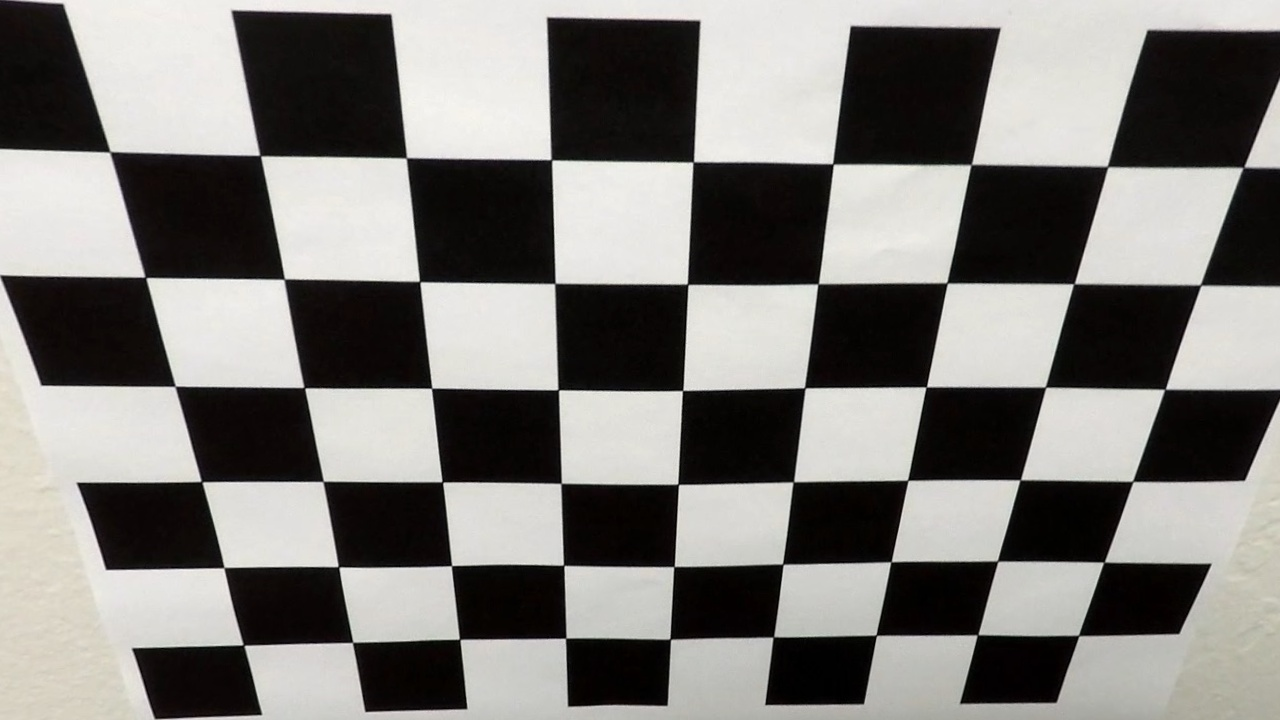
#> input picture Zadatak/test_images/test1.jpg, 1280 x 720 px, given in place of lane_lines_image.jpg, which was not available
$ python example7.py
#> lines starting #> are read from the running program, lines starting #| are printed output that depends on the picture; after the words box and inside, x2 and y2 are one past the last pixel; in counts of white or black regions, pixels touching at a corner belong together; pictures that were not available may be replaced by others from this repository, and a replacement may not be noted
### example6.py
import cv2
import numpy as np

def detect_lane_pixels_and_fit_poly(binary_warped):
    """
    Detektuje piksele traka i fituje polinome za leve i desne granice traka.
    """
    histogram = np.sum(binary_warped[binary_warped.shape[0] // 2:, :], axis=0)
    midpoint = histogram.shape[0] // 2
    leftx_base = np.argmax(histogram[:midpoint])
    rightx_base = np.argmax(histogram[midpoint:]) + midpoint

    nwindows = 9
    margin = 100
    minpix = 50
    window_height = binary_warped.shape[0] // nwindows
    nonzero = binary_warped.nonzero()
    nonzeroy = np.array(nonzero[0])
    nonzerox = np.array(nonzero[1])

    leftx_current = leftx_base
    rightx_current = rightx_base

    left_lane_inds = []
    right_lane_inds = []

    for window in range(nwindows):
        win_y_low = binary_warped.shape[0] - (window + 1) * window_height
        win_y_high = binary_warped.shape[0] - window * window_height
        win_xleft_low = leftx_current - margin
        win_xleft_high = leftx_current + margin
        win_xright_low = rightx_current - margin
        win_xright_high = rightx_current + margin

        good_left_inds = ((nonzeroy >= win_y_low) & (nonzeroy < win_y_high) &
                          (nonzerox >= win_xleft_low) & (nonzerox < win_xleft_high)).nonzero()[0]
        good_right_inds = ((nonzeroy >= win_y_low) & (nonzeroy < win_y_high) &
                           (nonzerox >= win_xright_low) & (nonzerox < win_xright_high)).nonzero()[0]

        left_lane_inds.append(good_left_inds)
        right_lane_inds.append(good_right_inds)

        if len(good_left_inds) > minpix:
            leftx_current = int(np.mean(nonzerox[good_left_inds]))
        if len(good_right_inds) > minpix:
            rightx_current = int(np.mean(nonzerox[good_right_inds]))

    left_lane_inds = np.concatenate(left_lane_inds)
    right_lane_inds = np.concatenate(right_lane_inds)

    leftx = nonzerox[left_lane_inds]
    lefty = nonzeroy[left_lane_inds]
    rightx = nonzerox[right_lane_inds]
    righty = nonzeroy[right_lane_inds]

    left_fit = np.polyfit(lefty, leftx, 2)
    right_fit = np.polyfit(righty, rightx, 2)

    return left_fit, right_fit

# [57 lines left out: functions draw_lane_lines_on_original, lane_detection, not called in this run]

# [2 lines that do not run on import are left out]
    # cv2.imshow("Lane Lines", lane_lines_img)
    # cv2.waitKey(0)

### example7.py
import cv2
import numpy as np
from example6 import detect_lane_pixels_and_fit_poly

def warp_lane_to_original(binary_warped, original_img, left_fit, right_fit, Minv):
    """
    Prebacuje detektovane linije iz bird's-eye perspektive na originalnu sliku.
    """
    ploty = np.linspace(0, binary_warped.shape[0] - 1, binary_warped.shape[0])
    left_fitx = left_fit[0] * ploty**2 + left_fit[1] * ploty + left_fit[2]
    right_fitx = right_fit[0] * ploty**2 + right_fit[1] * ploty + right_fit[2]

    warp_zero = np.zeros_like(binary_warped).astype(np.uint8)
    lane_img = np.dstack((warp_zero, warp_zero, warp_zero))

    pts_left = np.array([np.transpose(np.vstack([left_fitx, ploty]))])
    pts_right = np.array([np.flipud(np.transpose(np.vstack([right_fitx, ploty])))])
    pts = np.hstack((pts_left, pts_right))

    cv2.fillPoly(lane_img, np.int_([pts]), (0, 255, 0))

    # Crtanje crvene leve linije
    for i in range(len(ploty) - 1):
        cv2.line(
            lane_img,
            (int(left_fitx[i]), int(ploty[i])),
            (int(left_fitx[i + 1]), int(ploty[i + 1])),
            (255, 0, 0),  # Crvena boja
            thickness=50
        )

    # Crtanje plave desne linije
    for i in range(len(ploty) - 1):
        cv2.line(
            lane_img,
            (int(right_fitx[i]), int(ploty[i])),
            (int(right_fitx[i + 1]), int(ploty[i + 1])),
            (0, 0, 255),  # Plava boja
            thickness=50
        )

    lane_on_original = cv2.warpPerspective(lane_img, Minv, (original_img.shape[1], original_img.shape[0]))
    result = cv2.addWeighted(original_img, 1, lane_on_original, 0.3, 0)

    return result

def original_image_lane_detection(frame, lanes_img):
    # Učitavanje binarne slike i originalne slike
#> called with frame = '../test_images/test2.jpg', lanes_img = '../output_images/lane_lines_image.jpg'
    try:
        binary_warped = cv2.imread(lanes_img, cv2.IMREAD_GRAYSCALE)
#> binary_warped: shape (720, 1280); min 0, max 249, mean 124.6
        original_img = cv2.imread(frame)
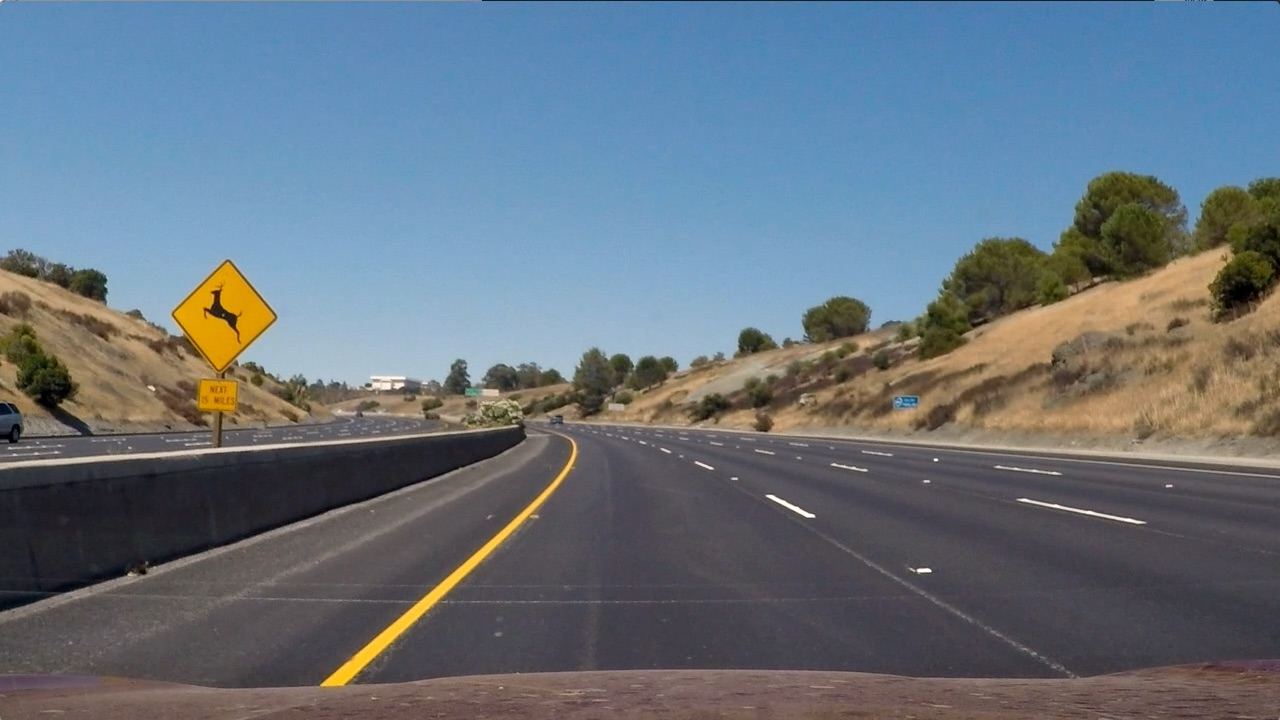
#> input picture Zadatak/test_images/test2.jpg, 1280 x 720 px, found by its file name
#> original_img is the input picture: shape (720, 1280, 3); mean B, G, R 125.5, 114.6, 102.8
    except:
        binary_warped = lanes_img
        original_img = frame

    # Definisanje perspektivnih tačaka
    src = np.float32([[585, 460], [705, 460], [1100, 720], [200, 720]])
    dst = np.float32([[300, 0], [1000, 0], [1000, 720], [300, 720]])

    # Matrica transformacije i invertovane transformacije
    M = cv2.getPerspectiveTransform(src, dst)
    Minv = cv2.getPerspectiveTransform(dst, src)

    # Detekcija linija
    left_fit, right_fit = detect_lane_pixels_and_fit_poly(binary_warped)
#> in detect_lane_pixels_and_fit_poly, `histogram = np.sum(binary_warped[binary_warped.shape[0] // 2:, :], axi..`: histogram = 1280 values, max 78273 at index 31, min 25464 at index 1020, mean 44451.6
#> in detect_lane_pixels_and_fit_poly, `leftx_base = np.argmax(histogram[:midpoint])`: leftx_base = 31
#> in detect_lane_pixels_and_fit_poly, `rightx_base = np.argmax(histogram[midpoint:]) + midpoint`: rightx_base = 1279
#> in detect_lane_pixels_and_fit_poly, `nonzero = binary_warped.nonzero()`: nonzero = 920443 positions, rows 0 to 719, columns 0 to 1279
#> in detect_lane_pixels_and_fit_poly, `leftx_current = leftx_base`: leftx_current = 31
#> in detect_lane_pixels_and_fit_poly, `rightx_current = rightx_base`: rightx_current = 1279
#> the loop in detect_lane_pixels_and_fit_poly, `for window in range(nwindows):` made 9 passes
#> (win_xleft_low, win_xleft_high, win_xright_low, win_xright_high, leftx_current, rightx_current) on passes 1 to 9: (-69, 131, 1179, 1379, 65, 1229), (-35, 165, 1129, 1329, 82, 1204), (-18, 182, 1104, 1304, 90, 1191), (-10, 190, 1091, 1291, 94, 1184), (-6, 194, 1084, 1284, 96, 1181), (-4, 196, 1081, 1281, 97, 1180), (-3, 197, 1080, 1280, 98, 1179), (-2, 198, 1079, 1279, 98, 1178), (-2, 198, 1078, 1278, 98, 1177)
#> after the loop in detect_lane_pixels_and_fit_poly, `for window in range(nwindows):`: left_lane_inds = 9 items
#> in detect_lane_pixels_and_fit_poly, `left_fit = np.polyfit(lefty, leftx, 2)`: left_fit = [-0.000129, 0.0528, 94.72]
#> in detect_lane_pixels_and_fit_poly, `right_fit = np.polyfit(righty, rightx, 2)`: right_fit = [0.000182, -0.0697, 1182.9]
#> left_fit = [-0.000129, 0.0528, 94.72]; right_fit = [0.000182, -0.0697, 1182.9]

    # Prebacivanje linija na originalnu sliku
    final_result = warp_lane_to_original(binary_warped, original_img, left_fit, right_fit, Minv)
#> in warp_lane_to_original, `left_fitx = left_fit[0] * ploty**2 + left_fit[1] * ploty + left_fit[2]`: left_fitx = 720 values, max 100.1 at index 204, min 65.72 at index 719, mean 91.36
#> in warp_lane_to_original, `right_fitx = right_fit[0] * ploty**2 + right_fit[1] * ploty + right_fi..`: right_fitx = 720 values, max 1226.9 at index 719, min 1176.2 at index 191, mean 1189.3
#> in warp_lane_to_original, `pts_left = np.array([np.transpose(np.vstack([left_fitx, ploty]))])`: pts_left = 720 pairs, first value 65.72 to 100.1, second value 0 to 719
#> in warp_lane_to_original, `pts_right = np.array([np.flipud(np.transpose(np.vstack([right_fitx, pl..`: pts_right = 720 pairs, first value 1176.2 to 1226.9, second value 0 to 719
#> in warp_lane_to_original, `pts = np.hstack((pts_left, pts_right))`: pts = 1440 pairs, first value 65.72 to 1226.9, second value 0 to 719
#> after the loop in warp_lane_to_original, `for i in range(len(ploty) - 1):`:
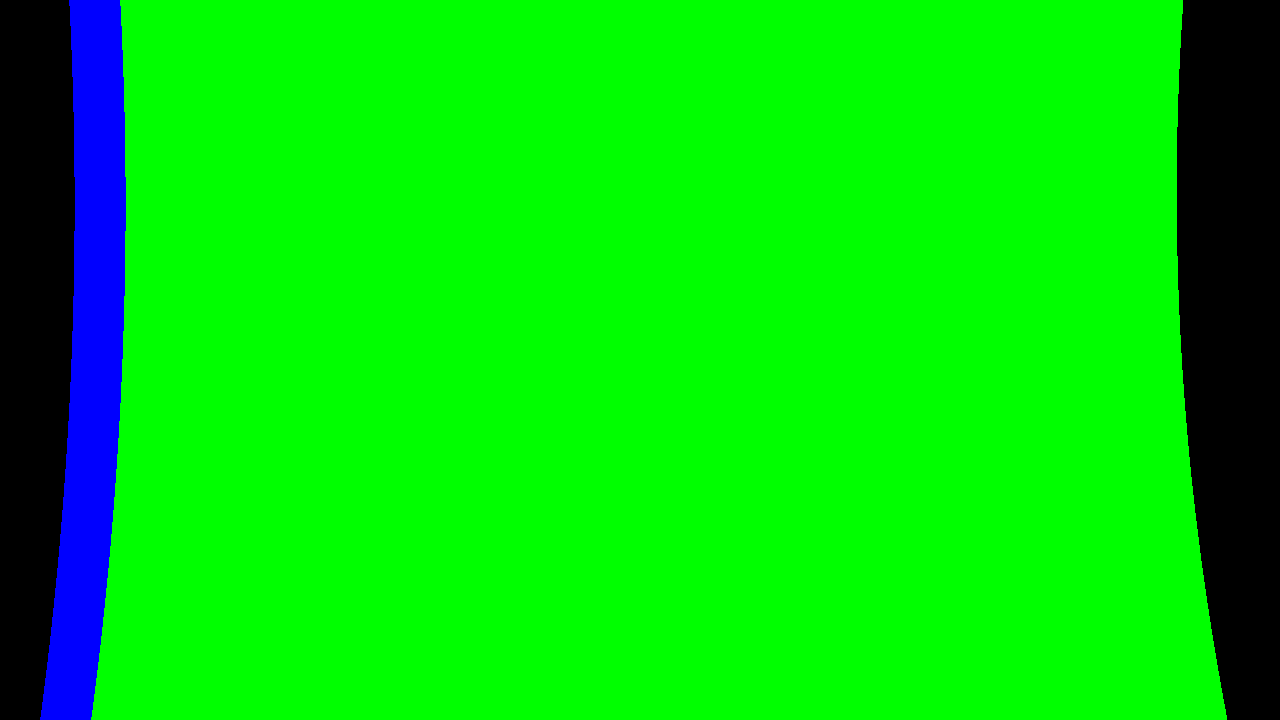
#> lane_img: shape (720, 1280, 3); mean of channels 0, 1, 2 10.2, 213.7, 0; drawn as B, G, R
#> after the loop in warp_lane_to_original, `for i in range(len(ploty) - 1):`:
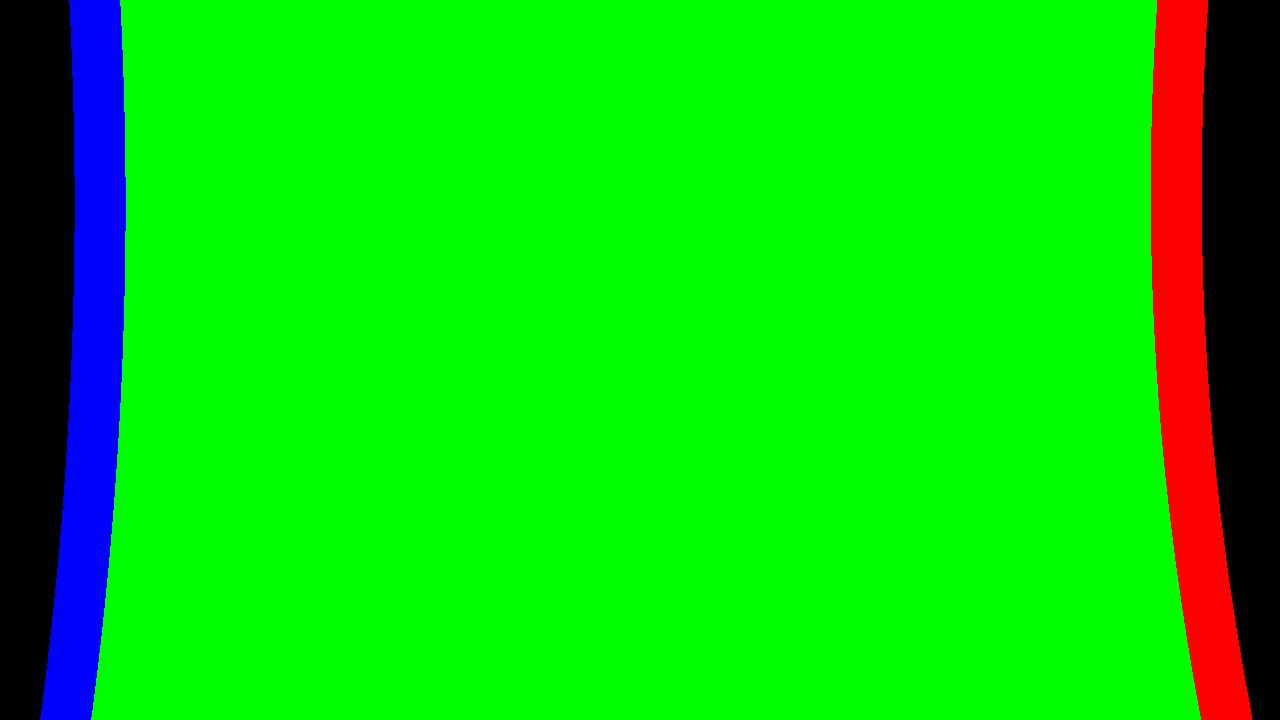
#> lane_img: shape (720, 1280, 3); 3.99% of pixels changed, all inside (x1, y1, x2, y2) = (1151, 0, 1252, 720); drawn as B, G, R
#> in warp_lane_to_original, `result = cv2.addWeighted(original_img, 1, lane_on_original, 0.3, 0)`:
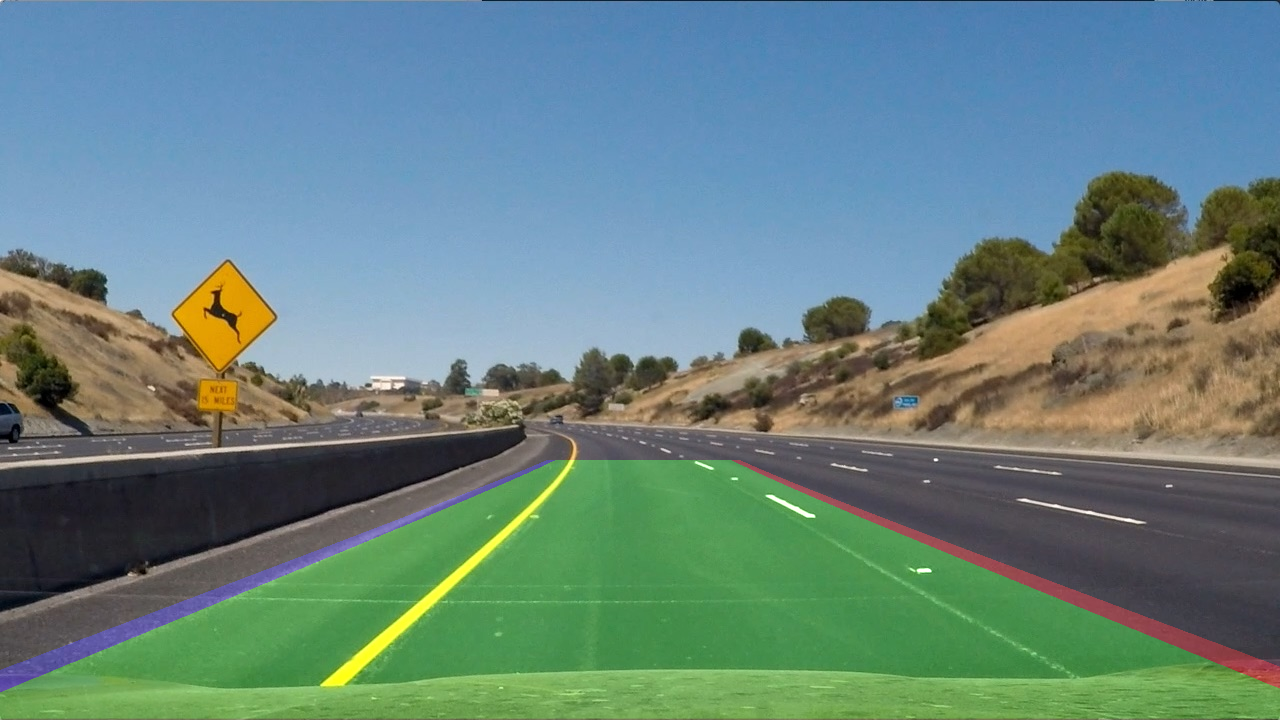
#> result: shape (720, 1280, 3); mean B, G, R 126.1, 131.3, 103.3

    # Prikaz slike sa detektovanim trakama
    #cv2.imshow("Final Result", final_result)
    # cv2.waitKey(0)
    # cv2.destroyAllWindows()

    # Čuvanje rezultata
    cv2.imwrite('../output_images/final_lane_result.jpg', final_result)

    return final_result

if __name__ == "__main__":
    original_image_lane_detection('../test_images/test2.jpg', '../output_images/lane_lines_image.jpg')
